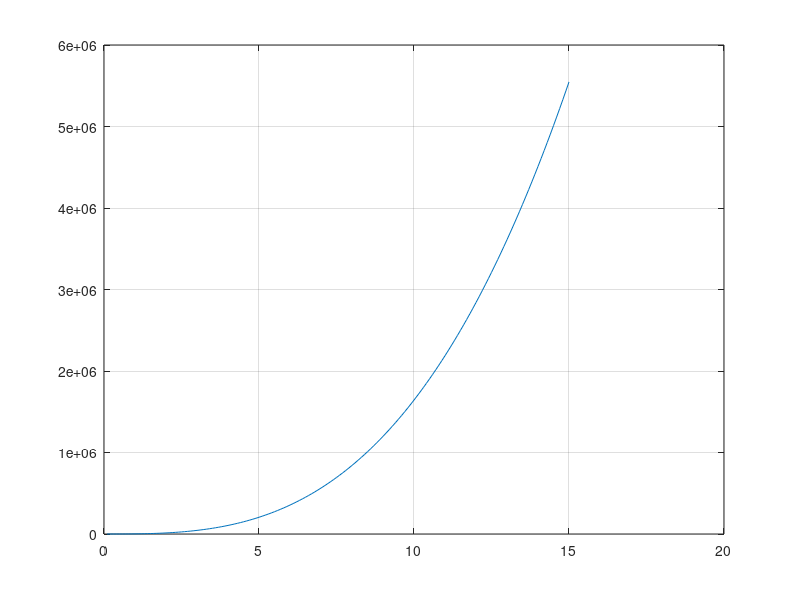

Write MATLAB code to recreate this figure.
close all
clear all
clc       
%--------------------------------------------------------------------------
%PARAMETERS OF A 2MW DFIG
%IEEE - DFIM: Chapter 3 
%--------------------------------------------------------------------------
f = 60;%50                  % Stator frequency (Hz)
n = 1800; %1500             % Synchronous speed at 50 Hz|(rev/min)
Ps = 2e6;                   % Nominal stator three-phase active power|(MW)
Vs = 690;                   % Line-to-line nominal stator voltage in rms (V)
Is = 1760;                  % Each phase nominal stator current in rms (Amp)
Tem = 12732;                % Nominal torque at generator or motor modes (N.m)
%Stator connection Star
p = 2;                      % Pole pair 
Vr = 2070;                  % Line-to-line nominal rotor voltage in rms (reached at speed near zero) (V)
%Rotor connection Star
u = 0.34;                   % Stator/rotor turns ratio (relation between the stator and rotor)
Rs = 2.6e-3;                % Stator resistance (mohm)
Lsi = 87e-6;                % Stator leakage inductance (uH)
Lm = 2.5e-3;                % Magnetizing inductace (mH)
Rres = 26.1e-3;             %% Rotor resistance (mohm)
Rind = 783e-6;              %% Rotor leakage inductance (uH)
Rr = 2.9e-3;                % Rotor resistance referred to stator (mohm)
Lsr = 87e-6;                % Rotor leakage inductance referred to the stator (uH)
Ls = Lm + Lsi;              % Stator inductance (mH)
Lr = Lm + Lsr;              % Rotor inductance (mH)
%--------------------------------------------------------------------------
%Space for Rotor Side Converter
Q = 0;                      % For Reactive power = 0
smax = 0.33;                % Maximun slip 0.25
Fs = 1.5 %1.8;              % Stator Flux
Vbus_ref = 1200;            % Bus Voltage
%Mechanic 
J = 90%130;                    % Inertia Kg*m^2
D = 0.1%1e-3;                   % Damping friction factor N.m.s
%PI regulators
sigma = 1- Lm^2/(Ls*Lr); 
tau_i = (sigma*Lr)/Rr;
tau_n = 0.05;
wni = 100*(1/tau_i);
wnn = 1/tau_n;

kp_id = (2*wni*sigma*Lr)-Rr;
kp_iq = kp_id;

ki_id = (wni^2)*Lr*sigma;
ki_iq = ki_id;

kp_n = (2*wnn*J)/p;
ki_n = ((wnn^2)*J)/p;
%--------------------------------------------------------------------------
%Space for Grid Side Converter
Cbus = 80e-3;               % DC bus capacitance
Rg = 20e-6;                 % Grid side filter? resistance 1
Lg = 483e-6;                % Grid side filter? inductance 1e-3

Kpg = 1/(1.5*Vs*sqrt(2/3)); 
Kqg = -Kpg;

%PI regulators
tau_ig = Lg/Rg;
wnig = 60*2*pi;

kp_idg = (2*wnig*Lg)-Rg;
kp_iqg = kp_idg;
ki_idg = (wnig^2)*Lg;
ki_iqg = ki_idg;

kp_v = -1000;   
ki_v = -300000;

%--------------------------------------------------------------------------
%PWM 
fsw = 4e3;                  %Switching frequency (Hz)
Ts = 1/fsw/f;               %Sample time (sec)

%--------------------------------------------------------------------------
%Space for Three blade wind turbine model
% Beta -> Lambda Vs Cp Graph
N = 100;                    %Gearbox Ratio
Radio = 44;                 %Radio
ro = 1.225;                 %Air desity kg/m3
%beta=[-2.5 -1.5 0 1.5 2.5 0];
beta=[0 0 0 0 0 0 0];
for k=1:7
    cont = 1;
    for lambda = 0.1:0.1:14
        lambdai(cont)=(1/((1/(lambda-0.02*beta(k))+(0.003/(beta(k)^3+1)))));
        Cp(cont)=0.73*(151/lambdai(cont)-0.58*beta(k)-0.002*beta(k)^2.14-13.2).*(exp(-18.4/lambdai(cont)));
        Ct(cont) = Cp (cont)/lambda;
        cont = cont+1;
    end
    lambda=[0.1:0.1:14];
    %figure (1)
    %plot(lambda,Cp), grid on, hold on,
    
    %Rotor Speed Vs Power Graph
    for Vv = 6:0.5:12   %Wind Velocity at 12 m/s
        cont2=1;
        for serie = 0.1:0.1:14
            Pt (cont2)= (0.5*ro*pi*(Radio)^2)*(Vv)^3*Cp(cont2);
            omega_m (cont2) = ((lambda(cont2)*Vv) /Radio)*N/(2*pi/60)
            cont2=cont2+1;
        end
        %figure (2)
        %plot(omega_m,Pt), grid on, hold on,
    end
end

% Lambda and CP optimum
cp_opt = max(Cp)
cp_opt_abs = abs(max(Cp))
posicion=find(Cp==cp_opt);
lambda_opt = abs(lambda(posicion))
beta = beta (k)     %Pitch angle

% Wind velocity Vs Wind Power
cont2=1;
for Vv = 0.1:0.1:15
    Pt (cont2)= (0.5*ro*pi*(Radio)^2)*(Vv)^3*cp_opt;
    cont2=cont2+1;
end
Vv=[0.1:0.1:15];
figure (3)
plot(Vv,Pt), grid on, hold on,
%--------------------------------------------------------------------------
